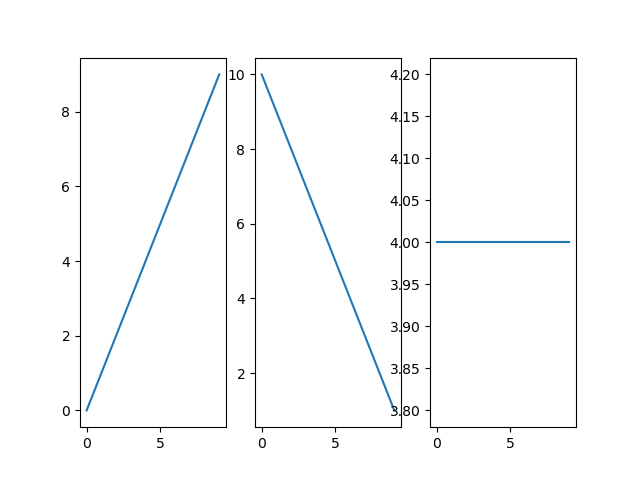

The Python source for this figure:
import matplotlib.pyplot as plt
import numpy as np

plt.subplot(1, 3, 1)
x = range(0, 10, 1)
plt.plot(x)

plt.subplot(1, 3, 2)
y = range(10, 0, -1)
plt.plot(y)

plt.subplot(1, 3, 3)
z = [4] * 10
plt.plot(z)

plt.show()
